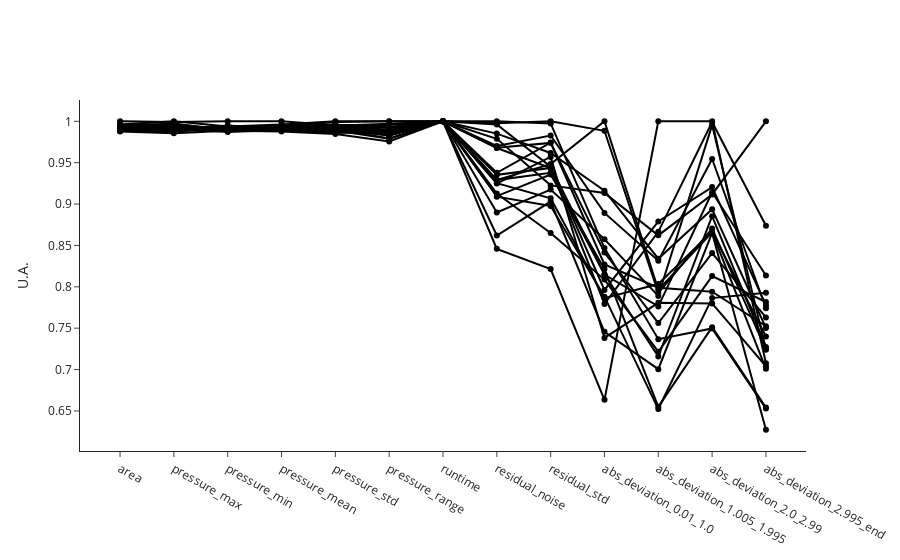

The notebook cell this image was saved under:
### Code cell
fig_train_features=ana.plot_features(indices = train_indices)
fig_train_features.update_layout(showlegend=False)
for trace in fig_train_features.data:
    trace.line.color = "black"
fig_train_features.write_image("dev/figures/fig_train_features.png", width=1100, height= 350, scale = 3)
fig_train_features.show()

### Figure 1 — Plotly figure (JSON) as saved in the notebook; plotly's stock layout.template omitted (floating-point values rounded to 4 significant figures)
{"data": [{"hovertemplate": "<b>index: </b>18<br><b>name: </b>210812_Pac--005<br><b>path: </b>C:/Users/Sandeep/Desktop/ExtractedSignals\\210812_Pac 2021-08-12 10-30-07\\210812_Pac--005.D<br><b>batch: </b>210812_Pac 2021-08-12 10-30-07<br><b>batch_position: </b>5<br><b>idle_time: </b>39.0<br><b>sample: </b>NaCl 0,9%<br><b>method: </b>SAA_411_Pac.M<br><b>timestamp: </b>2021-08-12 10:50:23<br><b>detector: </b>G1315C<br><b>pump: </b>G7110B<br><b>start_time: </b>2021-08-12 10:50:57<br><b>end_time: </b>2021-08-12 10:54:57<br><b>runtime: </b>239.7000000000036<br><b>x: </b>%{x}<br><b>y: </b>%{y}<extra></extra>", "line": {"color": "black"}, "mode": "markers+lines", "name": "210812_Pac--005 (NaCl 0,9%)", "text": "<b>index: </b>18<br><b>name: </b>210812_Pac--005<br><b>path: </b>C:/Users/Sandeep/Desktop/ExtractedSignals\\210812_Pac 2021-08-12 10-30-07\\210812_Pac--005.D<br><b>batch: </b>210812_Pac 2021-08-12 10-30-07<br><b>batch_position: </b>5<br><b>idle_time: </b>39.0<br><b>sample: </b>NaCl 0,9%<br><b>method: </b>SAA_411_Pac.M<br><b>timestamp: </b>2021-08-12 10:50:23<br><b>detector: </b>G1315C<br><b>pump: </b>G7110B<br><b>start_time: </b>2021-08-12 10:50:57<br><b>end_time: </b>2021-08-12 10:54:57<br><b>runtime: </b>239.7000000000036", "type": "scatter", "x": ["area", "pressure_max", "pressure_min", "pressure_mean", "pressure_std", "pressure_range", "runtime", "residual_noise", "residual_std", "abs_deviation_0.01_1.0", "abs_deviation_1.005_1.995", "abs_deviation_2.0_2.99", "abs_deviation_2.995_end"], "y": [1, 0.9993, 1, 1, 0.9953, 0.9918, 1, 0.9851, 0.9617, 0.9161, 0.834, 0.8938, 0.7502]}, {"hovertemplate": "<b>index: </b>19<br><b>name: </b>210812_Pac--006<br><b>path: </b>C:/Users/Sandeep/Desktop/ExtractedSignals\\210812_Pac 2021-08-12 10-30-07\\210812_Pac--006.D<br><b>batch: </b>210812_Pac 2021-08-12 10-30-07<br><b>batch_position: </b>6<br><b>idle_time: </b>39.0<br><b>sample: </b>Blank<br><b>method: </b>SAA_411_Pac.M<br><b>timestamp: </b>2021-08-12 10:55:02<br><b>detector: </b>G1315C<br><b>pump: </b>G7110B<br><b>start_time: </b>2021-08-12 10:55:36<br><b>end_time: </b>2021-08-12 10:59:36<br><b>runtime: </b>239.7000000000036<br><b>x: </b>%{x}<br><b>y: </b>%{y}<extra></extra>", "line": {"color": "black"}, "mode": "markers+lines", "name": "210812_Pac--006 (Blank)", "text": "<b>index: </b>19<br><b>name: </b>210812_Pac--006<br><b>path: </b>C:/Users/Sandeep/Desktop/ExtractedSignals\\210812_Pac 2021-08-12 10-30-07\\210812_Pac--006.D<br><b>batch: </b>210812_Pac 2021-08-12 10-30-07<br><b>batch_position: </b>6<br><b>idle_time: </b>39.0<br><b>sample: </b>Blank<br><b>method: </b>SAA_411_Pac.M<br><b>timestamp: </b>2021-08-12 10:55:02<br><b>detector: </b>G1315C<br><b>pump: </b>G7110B<br><b>start_time: </b>2021-08-12 10:55:36<br><b>end_time: </b>2021-08-12 10:59:36<br><b>runtime: </b>239.7000000000036", "type": "scatter", "x": ["area", "pressure_max", "pressure_min", "pressure_mean", "pressure_std", "pressure_range", "runtime", "residual_noise", "residual_std", "abs_deviation_0.01_1.0", "abs_deviation_1.005_1.995", "abs_deviation_2.0_2.99", "abs_deviation_2.995_end"], "y": [0.9959, 0.9968, 0.9901, 0.9959, 0.9948, 0.9969, 1, 0.9977, 1, 0.9885, 0.7925, 0.8703, 0.7242]}, {"hovertemplate": "<b>index: </b>20<br><b>name: </b>210812_Pac--007<br><b>path: </b>C:/Users/Sandeep/Desktop/ExtractedSignals\\210812_Pac 2021-08-12 10-30-07\\210812_Pac--007.D<br><b>batch: </b>210812_Pac 2021-08-12 10-30-07<br><b>batch_position: </b>7<br><b>idle_time: </b>39.0<br><b>sample: </b>0.025 mg/ml<br><b>method: </b>SAA_411_Pac.M<br><b>timestamp: </b>2021-08-12 10:59:41<br><b>detector: </b>G1315C<br><b>pump: </b>G7110B<br><b>start_time: </b>2021-08-12 11:00:15<br><b>end_time: </b>2021-08-12 11:04:15<br><b>runtime: </b>239.7000000000036<br><b>x: </b>%{x}<br><b>y: </b>%{y}<extra></extra>", "line": {"color": "black"}, "mode": "markers+lines", "name": "210812_Pac--007 (0.025 mg/ml)", "text": "<b>index: </b>20<br><b>name: </b>210812_Pac--007<br><b>path: </b>C:/Users/Sandeep/Desktop/ExtractedSignals\\210812_Pac 2021-08-12 10-30-07\\210812_Pac--007.D<br><b>batch: </b>210812_Pac 2021-08-12 10-30-07<br><b>batch_position: </b>7<br><b>idle_time: </b>39.0<br><b>sample: </b>0.025 mg/ml<br><b>method: </b>SAA_411_Pac.M<br><b>timestamp: </b>2021-08-12 10:59:41<br><b>detector: </b>G1315C<br><b>pump: </b>G7110B<br><b>start_time: </b>2021-08-12 11:00:15<br><b>end_time: </b>2021-08-12 11:04:15<br><b>runtime: </b>239.7000000000036", "type": "scatter", "x": ["area", "pressure_max", "pressure_min", "pressure_mean", "pressure_std", "pressure_range", "runtime", "residual_noise", "residual_std", "abs_deviation_0.01_1.0", "abs_deviation_1.005_1.995", "abs_deviation_2.0_2.99", "abs_deviation_2.995_end"], "y": [0.996, 1, 0.9937, 0.996, 1, 0.9997, 1, 0.9789, 0.9226, 0.9133, 0.8622, 0.9116, 1]}, {"hovertemplate": "<b>index: </b>21<br><b>name: </b>210812_Pac--008<br><b>path: </b>C:/Users/Sandeep/Desktop/ExtractedSignals\\210812_Pac 2021-08-12 10-30-07\\210812_Pac--008.D<br><b>batch: </b>210812_Pac 2021-08-12 10-30-07<br><b>batch_position: </b>8<br><b>idle_time: </b>39.0<br><b>sample: </b>Blank<br><b>method: </b>SAA_411_Pac.M<br><b>timestamp: </b>2021-08-12 11:04:20<br><b>detector: </b>G1315C<br><b>pump: </b>G7110B<br><b>start_time: </b>2021-08-12 11:04:54<br><b>end_time: </b>2021-08-12 11:08:54<br><b>runtime: </b>239.7000000000036<br><b>x: </b>%{x}<br><b>y: </b>%{y}<extra></extra>", "line": {"color": "black"}, "mode": "markers+lines", "name": "210812_Pac--008 (Blank)", "text": "<b>index: </b>21<br><b>name: </b>210812_Pac--008<br><b>path: </b>C:/Users/Sandeep/Desktop/ExtractedSignals\\210812_Pac 2021-08-12 10-30-07\\210812_Pac--008.D<br><b>batch: </b>210812_Pac 2021-08-12 10-30-07<br><b>batch_position: </b>8<br><b>idle_time: </b>39.0<br><b>sample: </b>Blank<br><b>method: </b>SAA_411_Pac.M<br><b>timestamp: </b>2021-08-12 11:04:20<br><b>detector: </b>G1315C<br><b>pump: </b>G7110B<br><b>start_time: </b>2021-08-12 11:04:54<br><b>end_time: </b>2021-08-12 11:08:54<br><b>runtime: </b>239.7000000000036", "type": "scatter", "x": ["area", "pressure_max", "pressure_min", "pressure_mean", "pressure_std", "pressure_range", "runtime", "residual_noise", "residual_std", "abs_deviation_0.01_1.0", "abs_deviation_1.005_1.995", "abs_deviation_2.0_2.99", "abs_deviation_2.995_end"], "y": [0.9939, 0.9931, 0.9901, 0.9939, 0.9937, 0.9896, 1, 1, 0.9974, 0.8468, 0.7367, 0.7497, 0.6528]}, {"hovertemplate": "<b>index: </b>22<br><b>name: </b>210812_Pac--009<br><b>path: </b>C:/Users/Sandeep/Desktop/ExtractedSignals\\210812_Pac 2021-08-12 10-30-07\\210812_Pac--009.D<br><b>batch: </b>210812_Pac 2021-08-12 10-30-07<br><b>batch_position: </b>9<br><b>idle_time: </b>38.0<br><b>sample: </b>210806/036 :10<br><b>method: </b>SAA_411_Pac.M<br><b>timestamp: </b>2021-08-12 11:08:59<br><b>detector: </b>G1315C<br><b>pump: </b>G7110B<br><b>start_time: </b>2021-08-12 11:09:32<br><b>end_time: </b>2021-08-12 11:13:32<br><b>runtime: </b>239.7000000000036<br><b>x: </b>%{x}<br><b>y: </b>%{y}<extra></extra>", "line": {"color": "black"}, "mode": "markers+lines", "name": "210812_Pac--009 (210806/036 :10)", "text": "<b>index: </b>22<br><b>name: </b>210812_Pac--009<br><b>path: </b>C:/Users/Sandeep/Desktop/ExtractedSignals\\210812_Pac 2021-08-12 10-30-07\\210812_Pac--009.D<br><b>batch: </b>210812_Pac 2021-08-12 10-30-07<br><b>batch_position: </b>9<br><b>idle_time: </b>38.0<br><b>sample: </b>210806/036 :10<br><b>method: </b>SAA_411_Pac.M<br><b>timestamp: </b>2021-08-12 11:08:59<br><b>detector: </b>G1315C<br><b>pump: </b>G7110B<br><b>start_time: </b>2021-08-12 11:09:32<br><b>end_time: </b>2021-08-12 11:13:32<br><b>runtime: </b>239.7000000000036", "type": "scatter", "x": ["area", "pressure_max", "pressure_min", "pressure_mean", "pressure_std", "pressure_range", "runtime", "residual_noise", "residual_std", "abs_deviation_0.01_1.0", "abs_deviation_1.005_1.995", "abs_deviation_2.0_2.99", "abs_deviation_2.995_end"], "y": [0.9934, 0.9975, 0.9884, 0.9935, 0.9991, 1, 1, 0.9677, 0.9435, 0.7793, 0.8664, 0.9992, 0.8737]}, {"hovertemplate": "<b>index: </b>23<br><b>name: </b>210812_Pac--010<br><b>path: </b>C:/Users/Sandeep/Desktop/ExtractedSignals\\210812_Pac 2021-08-12 10-30-07\\210812_Pac--010.D<br><b>batch: </b>210812_Pac 2021-08-12 10-30-07<br><b>batch_position: </b>10<br><b>idle_time: </b>39.0<br><b>sample: </b>210806/036 :10<br><b>method: </b>SAA_411_Pac.M<br><b>timestamp: </b>2021-08-12 11:13:37<br><b>detector: </b>G7110B<br><b>pump: </b>G7110B<br><b>start_time: </b>2021-08-12 11:14:11<br><b>end_time: </b>2021-08-12 11:18:11<br><b>runtime: </b>239.7000000000036<br><b>x: </b>%{x}<br><b>y: </b>%{y}<extra></extra>", "line": {"color": "black"}, "mode": "markers+lines", "name": "210812_Pac--010 (210806/036 :10)", "text": "<b>index: </b>23<br><b>name: </b>210812_Pac--010<br><b>path: </b>C:/Users/Sandeep/Desktop/ExtractedSignals\\210812_Pac 2021-08-12 10-30-07\\210812_Pac--010.D<br><b>batch: </b>210812_Pac 2021-08-12 10-30-07<br><b>batch_position: </b>10<br><b>idle_time: </b>39.0<br><b>sample: </b>210806/036 :10<br><b>method: </b>SAA_411_Pac.M<br><b>timestamp: </b>2021-08-12 11:13:37<br><b>detector: </b>G7110B<br><b>pump: </b>G7110B<br><b>start_time: </b>2021-08-12 11:14:11<br><b>end_time: </b>2021-08-12 11:18:11<br><b>runtime: </b>239.7000000000036", "type": "scatter", "x": ["area", "pressure_max", "pressure_min", "pressure_mean", "pressure_std", "pressure_range", "runtime", "residual_noise", "residual_std", "abs_deviation_0.01_1.0", "abs_deviation_1.005_1.995", "abs_deviation_2.0_2.99", "abs_deviation_2.995_end"], "y": [0.9924, 0.9931, 0.992, 0.9926, 0.9963, 0.9876, 1, 0.9681, 0.9739, 0.8269, 0.7989, 0.7941, 0.7523]}, {"hovertemplate": "<b>index: </b>24<br><b>name: </b>210812_Pac--011<br><b>path: </b>C:/Users/Sandeep/Desktop/ExtractedSignals\\210812_Pac 2021-08-12 10-30-07\\210812_Pac--011.D<br><b>batch: </b>210812_Pac 2021-08-12 10-30-07<br><b>batch_position: </b>11<br><b>idle_time: </b>39.0<br><b>sample: </b>210806/036 :10<br><b>method: </b>SAA_411_Pac.M<br><b>timestamp: </b>2021-08-12 11:18:16<br><b>detector: </b>G7110B<br><b>pump: </b>G7110B<br><b>start_time: </b>2021-08-12 11:18:50<br><b>end_time: </b>2021-08-12 11:22:50<br><b>runtime: </b>239.7000000000036<br><b>x: </b>%{x}<br><b>y: </b>%{y}<extra></extra>", "line": {"color": "black"}, "mode": "markers+lines", "name": "210812_Pac--011 (210806/036 :10)", "text": "<b>index: </b>24<br><b>name: </b>210812_Pac--011<br><b>path: </b>C:/Users/Sandeep/Desktop/ExtractedSignals\\210812_Pac 2021-08-12 10-30-07\\210812_Pac--011.D<br><b>batch: </b>210812_Pac 2021-08-12 10-30-07<br><b>batch_position: </b>11<br><b>idle_time: </b>39.0<br><b>sample: </b>210806/036 :10<br><b>method: </b>SAA_411_Pac.M<br><b>timestamp: </b>2021-08-12 11:18:16<br><b>detector: </b>G7110B<br><b>pump: </b>G7110B<br><b>start_time: </b>2021-08-12 11:18:50<br><b>end_time: </b>2021-08-12 11:22:50<br><b>runtime: </b>239.7000000000036", "type": "scatter", "x": ["area", "pressure_max", "pressure_min", "pressure_mean", "pressure_std", "pressure_range", "runtime", "residual_noise", "residual_std", "abs_deviation_0.01_1.0", "abs_deviation_1.005_1.995", "abs_deviation_2.0_2.99", "abs_deviation_2.995_end"], "y": [0.9924, 0.9931, 0.9901, 0.9924, 0.9948, 0.9896, 1, 0.9378, 0.9743, 0.8416, 0.7563, 0.8407, 0.763]}, {"hovertemplate": "<b>index: </b>25<br><b>name: </b>210812_Pac--012<br><b>path: </b>C:/Users/Sandeep/Desktop/ExtractedSignals\\210812_Pac 2021-08-12 10-30-07\\210812_Pac--012.D<br><b>batch: </b>210812_Pac 2021-08-12 10-30-07<br><b>batch_position: </b>12<br><b>idle_time: </b>39.0<br><b>sample: </b>Blank<br><b>method: </b>SAA_411_Pac.M<br><b>timestamp: </b>2021-08-12 11:22:55<br><b>detector: </b>G1315C<br><b>pump: </b>G7110B<br><b>start_time: </b>2021-08-12 11:23:29<br><b>end_time: </b>2021-08-12 11:27:29<br><b>runtime: </b>239.7000000000036<br><b>x: </b>%{x}<br><b>y: </b>%{y}<extra></extra>", "line": {"color": "black"}, "mode": "markers+lines", "name": "210812_Pac--012 (Blank)", "text": "<b>index: </b>25<br><b>name: </b>210812_Pac--012<br><b>path: </b>C:/Users/Sandeep/Desktop/ExtractedSignals\\210812_Pac 2021-08-12 10-30-07\\210812_Pac--012.D<br><b>batch: </b>210812_Pac 2021-08-12 10-30-07<br><b>batch_position: </b>12<br><b>idle_time: </b>39.0<br><b>sample: </b>Blank<br><b>method: </b>SAA_411_Pac.M<br><b>timestamp: </b>2021-08-12 11:22:55<br><b>detector: </b>G1315C<br><b>pump: </b>G7110B<br><b>start_time: </b>2021-08-12 11:23:29<br><b>end_time: </b>2021-08-12 11:27:29<br><b>runtime: </b>239.7000000000036", "type": "scatter", "x": ["area", "pressure_max", "pressure_min", "pressure_mean", "pressure_std", "pressure_range", "runtime", "residual_noise", "residual_std", "abs_deviation_0.01_1.0", "abs_deviation_1.005_1.995", "abs_deviation_2.0_2.99", "abs_deviation_2.995_end"], "y": [0.9907, 0.9931, 0.992, 0.9907, 0.9893, 0.9876, 1, 0.929, 0.9379, 0.8152, 0.7158, 0.8854, 0.7273]}, {"hovertemplate": "<b>index: </b>26<br><b>name: </b>210812_Pac--013<br><b>path: </b>C:/Users/Sandeep/Desktop/ExtractedSignals\\210812_Pac 2021-08-12 10-30-07\\210812_Pac--013.D<br><b>batch: </b>210812_Pac 2021-08-12 10-30-07<br><b>batch_position: </b>13<br><b>idle_time: </b>39.0<br><b>sample: </b>0.025 mg/ml<br><b>method: </b>SAA_411_Pac.M<br><b>timestamp: </b>2021-08-12 11:27:34<br><b>detector: </b>G1315C<br><b>pump: </b>G7110B<br><b>start_time: </b>2021-08-12 11:28:08<br><b>end_time: </b>2021-08-12 11:32:08<br><b>runtime: </b>239.7000000000036<br><b>x: </b>%{x}<br><b>y: </b>%{y}<extra></extra>", "line": {"color": "black"}, "mode": "markers+lines", "name": "210812_Pac--013 (0.025 mg/ml)", "text": "<b>index: </b>26<br><b>name: </b>210812_Pac--013<br><b>path: </b>C:/Users/Sandeep/Desktop/ExtractedSignals\\210812_Pac 2021-08-12 10-30-07\\210812_Pac--013.D<br><b>batch: </b>210812_Pac 2021-08-12 10-30-07<br><b>batch_position: </b>13<br><b>idle_time: </b>39.0<br><b>sample: </b>0.025 mg/ml<br><b>method: </b>SAA_411_Pac.M<br><b>timestamp: </b>2021-08-12 11:27:34<br><b>detector: </b>G1315C<br><b>pump: </b>G7110B<br><b>start_time: </b>2021-08-12 11:28:08<br><b>end_time: </b>2021-08-12 11:32:08<br><b>runtime: </b>239.7000000000036", "type": "scatter", "x": ["area", "pressure_max", "pressure_min", "pressure_mean", "pressure_std", "pressure_range", "runtime", "residual_noise", "residual_std", "abs_deviation_0.01_1.0", "abs_deviation_1.005_1.995", "abs_deviation_2.0_2.99", "abs_deviation_2.995_end"], "y": [0.9915, 0.9924, 0.9901, 0.9916, 0.9935, 0.9881, 1, 0.9248, 0.957, 0.7382, 0.7806, 0.7799, 0.704]}, {"hovertemplate": "<b>index: </b>27<br><b>name: </b>210812_Pac--014<br><b>path: </b>C:/Users/Sandeep/Desktop/ExtractedSignals\\210812_Pac 2021-08-12 10-30-07\\210812_Pac--014.D<br><b>batch: </b>210812_Pac 2021-08-12 10-30-07<br><b>batch_position: </b>14<br><b>idle_time: </b>38.0<br><b>sample: </b>Blank<br><b>method: </b>SAA_411_Pac.M<br><b>timestamp: </b>2021-08-12 11:32:13<br><b>detector: </b>G7110B<br><b>pump: </b>G7110B<br><b>start_time: </b>2021-08-12 11:32:46<br><b>end_time: </b>2021-08-12 11:36:47<br><b>runtime: </b>239.7000000000036<br><b>x: </b>%{x}<br><b>y: </b>%{y}<extra></extra>", "line": {"color": "black"}, "mode": "markers+lines", "name": "210812_Pac--014 (Blank)", "text": "<b>index: </b>27<br><b>name: </b>210812_Pac--014<br><b>path: </b>C:/Users/Sandeep/Desktop/ExtractedSignals\\210812_Pac 2021-08-12 10-30-07\\210812_Pac--014.D<br><b>batch: </b>210812_Pac 2021-08-12 10-30-07<br><b>batch_position: </b>14<br><b>idle_time: </b>38.0<br><b>sample: </b>Blank<br><b>method: </b>SAA_411_Pac.M<br><b>timestamp: </b>2021-08-12 11:32:13<br><b>detector: </b>G7110B<br><b>pump: </b>G7110B<br><b>start_time: </b>2021-08-12 11:32:46<br><b>end_time: </b>2021-08-12 11:36:47<br><b>runtime: </b>239.7000000000036", "type": "scatter", "x": ["area", "pressure_max", "pressure_min", "pressure_mean", "pressure_std", "pressure_range", "runtime", "residual_noise", "residual_std", "abs_deviation_0.01_1.0", "abs_deviation_1.005_1.995", "abs_deviation_2.0_2.99", "abs_deviation_2.995_end"], "y": [0.9907, 0.9906, 0.9884, 0.9907, 0.9861, 0.9862, 1, 0.9702, 0.9828, 0.8893, 0.8315, 0.9545, 0.7741]}, {"hovertemplate": "<b>index: </b>51<br><b>name: </b>210813_Pac--005<br><b>path: </b>C:/Users/Sandeep/Desktop/ExtractedSignals\\210813_Pac 2021-08-13 10-37-27\\210813_Pac--005.D<br><b>batch: </b>210813_Pac 2021-08-13 10-37-27<br><b>batch_position: </b>5<br><b>idle_time: </b>39.0<br><b>sample: </b>NaCl 0,9%<br><b>method: </b>SAA_411_Pac.M<br><b>timestamp: </b>2021-08-13 10:57:52<br><b>detector: </b>G7110B<br><b>pump: </b>G7110B<br><b>start_time: </b>2021-08-13 10:58:26<br><b>end_time: </b>2021-08-13 11:02:27<br><b>runtime: </b>239.7000000000036<br><b>x: </b>%{x}<br><b>y: </b>%{y}<extra></extra>", "line": {"color": "black"}, "mode": "markers+lines", "name": "210813_Pac--005 (NaCl 0,9%)", "text": "<b>index: </b>51<br><b>name: </b>210813_Pac--005<br><b>path: </b>C:/Users/Sandeep/Desktop/ExtractedSignals\\210813_Pac 2021-08-13 10-37-27\\210813_Pac--005.D<br><b>batch: </b>210813_Pac 2021-08-13 10-37-27<br><b>batch_position: </b>5<br><b>idle_time: </b>39.0<br><b>sample: </b>NaCl 0,9%<br><b>method: </b>SAA_411_Pac.M<br><b>timestamp: </b>2021-08-13 10:57:52<br><b>detector: </b>G7110B<br><b>pump: </b>G7110B<br><b>start_time: </b>2021-08-13 10:58:26<br><b>end_time: </b>2021-08-13 11:02:27<br><b>runtime: </b>239.7000000000036", "type": "scatter", "x": ["area", "pressure_max", "pressure_min", "pressure_mean", "pressure_std", "pressure_range", "runtime", "residual_noise", "residual_std", "abs_deviation_0.01_1.0", "abs_deviation_1.005_1.995", "abs_deviation_2.0_2.99", "abs_deviation_2.995_end"], "y": [0.9927, 0.995, 0.9901, 0.9928, 0.9959, 0.9932, 1, 0.9353, 0.9436, 0.7962, 0.879, 0.9205, 0.7777]}, {"hovertemplate": "<b>index: </b>52<br><b>name: </b>210813_Pac--006<br><b>path: </b>C:/Users/Sandeep/Desktop/ExtractedSignals\\210813_Pac 2021-08-13 10-37-27\\210813_Pac--006.D<br><b>batch: </b>210813_Pac 2021-08-13 10-37-27<br><b>batch_position: </b>6<br><b>idle_time: </b>38.0<br><b>sample: </b>Blank<br><b>method: </b>SAA_411_Pac.M<br><b>timestamp: </b>2021-08-13 11:02:31<br><b>detector: </b>G1315C<br><b>pump: </b>G7110B<br><b>start_time: </b>2021-08-13 11:03:05<br><b>end_time: </b>2021-08-13 11:07:06<br><b>runtime: </b>239.7000000000036<br><b>x: </b>%{x}<br><b>y: </b>%{y}<extra></extra>", "line": {"color": "black"}, "mode": "markers+lines", "name": "210813_Pac--006 (Blank)", "text": "<b>index: </b>52<br><b>name: </b>210813_Pac--006<br><b>path: </b>C:/Users/Sandeep/Desktop/ExtractedSignals\\210813_Pac 2021-08-13 10-37-27\\210813_Pac--006.D<br><b>batch: </b>210813_Pac 2021-08-13 10-37-27<br><b>batch_position: </b>6<br><b>idle_time: </b>38.0<br><b>sample: </b>Blank<br><b>method: </b>SAA_411_Pac.M<br><b>timestamp: </b>2021-08-13 11:02:31<br><b>detector: </b>G1315C<br><b>pump: </b>G7110B<br><b>start_time: </b>2021-08-13 11:03:05<br><b>end_time: </b>2021-08-13 11:07:06<br><b>runtime: </b>239.7000000000036", "type": "scatter", "x": ["area", "pressure_max", "pressure_min", "pressure_mean", "pressure_std", "pressure_range", "runtime", "residual_noise", "residual_std", "abs_deviation_0.01_1.0", "abs_deviation_1.005_1.995", "abs_deviation_2.0_2.99", "abs_deviation_2.995_end"], "y": [0.991, 0.9906, 0.995, 0.9911, 0.9911, 0.9794, 1, 0.9292, 0.9483, 1, 0.7963, 0.8657, 0.7009]}, {"hovertemplate": "<b>index: </b>53<br><b>name: </b>210813_Pac--007<br><b>path: </b>C:/Users/Sandeep/Desktop/ExtractedSignals\\210813_Pac 2021-08-13 10-37-27\\210813_Pac--007.D<br><b>batch: </b>210813_Pac 2021-08-13 10-37-27<br><b>batch_position: </b>7<br><b>idle_time: </b>38.0<br><b>sample: </b>0.025 mg/ml<br><b>method: </b>SAA_411_Pac.M<br><b>timestamp: </b>2021-08-13 11:07:10<br><b>detector: </b>G1315C<br><b>pump: </b>G7116B<br><b>start_time: </b>2021-08-13 11:07:44<br><b>end_time: </b>2021-08-13 11:11:45<br><b>runtime: </b>239.7000000000036<br><b>x: </b>%{x}<br><b>y: </b>%{y}<extra></extra>", "line": {"color": "black"}, "mode": "markers+lines", "name": "210813_Pac--007 (0.025 mg/ml)", "text": "<b>index: </b>53<br><b>name: </b>210813_Pac--007<br><b>path: </b>C:/Users/Sandeep/Desktop/ExtractedSignals\\210813_Pac 2021-08-13 10-37-27\\210813_Pac--007.D<br><b>batch: </b>210813_Pac 2021-08-13 10-37-27<br><b>batch_position: </b>7<br><b>idle_time: </b>38.0<br><b>sample: </b>0.025 mg/ml<br><b>method: </b>SAA_411_Pac.M<br><b>timestamp: </b>2021-08-13 11:07:10<br><b>detector: </b>G1315C<br><b>pump: </b>G7116B<br><b>start_time: </b>2021-08-13 11:07:44<br><b>end_time: </b>2021-08-13 11:11:45<br><b>runtime: </b>239.7000000000036", "type": "scatter", "x": ["area", "pressure_max", "pressure_min", "pressure_mean", "pressure_std", "pressure_range", "runtime", "residual_noise", "residual_std", "abs_deviation_0.01_1.0", "abs_deviation_1.005_1.995", "abs_deviation_2.0_2.99", "abs_deviation_2.995_end"], "y": [0.9914, 0.995, 0.9879, 0.9917, 0.9956, 0.9955, 1, 0.9961, 0.9453, 0.8147, 0.7763, 0.9143, 0.8136]}, {"hovertemplate": "<b>index: </b>54<br><b>name: </b>210813_Pac--008<br><b>path: </b>C:/Users/Sandeep/Desktop/ExtractedSignals\\210813_Pac 2021-08-13 10-37-27\\210813_Pac--008.D<br><b>batch: </b>210813_Pac 2021-08-13 10-37-27<br><b>batch_position: </b>8<br><b>idle_time: </b>38.0<br><b>sample: </b>Blank<br><b>method: </b>SAA_411_Pac.M<br><b>timestamp: </b>2021-08-13 11:11:49<br><b>detector: </b>G1315C<br><b>pump: </b>G7110B<br><b>start_time: </b>2021-08-13 11:12:23<br><b>end_time: </b>2021-08-13 11:16:23<br><b>runtime: </b>239.7000000000036<br><b>x: </b>%{x}<br><b>y: </b>%{y}<extra></extra>", "line": {"color": "black"}, "mode": "markers+lines", "name": "210813_Pac--008 (Blank)", "text": "<b>index: </b>54<br><b>name: </b>210813_Pac--008<br><b>path: </b>C:/Users/Sandeep/Desktop/ExtractedSignals\\210813_Pac 2021-08-13 10-37-27\\210813_Pac--008.D<br><b>batch: </b>210813_Pac 2021-08-13 10-37-27<br><b>batch_position: </b>8<br><b>idle_time: </b>38.0<br><b>sample: </b>Blank<br><b>method: </b>SAA_411_Pac.M<br><b>timestamp: </b>2021-08-13 11:11:49<br><b>detector: </b>G1315C<br><b>pump: </b>G7110B<br><b>start_time: </b>2021-08-13 11:12:23<br><b>end_time: </b>2021-08-13 11:16:23<br><b>runtime: </b>239.7000000000036", "type": "scatter", "x": ["area", "pressure_max", "pressure_min", "pressure_mean", "pressure_std", "pressure_range", "runtime", "residual_noise", "residual_std", "abs_deviation_0.01_1.0", "abs_deviation_1.005_1.995", "abs_deviation_2.0_2.99", "abs_deviation_2.995_end"], "y": [0.9894, 0.9909, 0.9871, 0.9894, 0.9864, 0.9881, 1, 0.8899, 0.9175, 0.8575, 0.789, 0.9954, 0.7244]}, {"hovertemplate": "<b>index: </b>55<br><b>name: </b>210813_Pac--009<br><b>path: </b>C:/Users/Sandeep/Desktop/ExtractedSignals\\210813_Pac 2021-08-13 10-37-27\\210813_Pac--009.D<br><b>batch: </b>210813_Pac 2021-08-13 10-37-27<br><b>batch_position: </b>9<br><b>idle_time: </b>39.0<br><b>sample: </b>210812/004 :20<br><b>method: </b>SAA_411_Pac.M<br><b>timestamp: </b>2021-08-13 11:16:28<br><b>detector: </b>G1315C<br><b>pump: </b>G7110B<br><b>start_time: </b>2021-08-13 11:17:02<br><b>end_time: </b>2021-08-13 11:21:03<br><b>runtime: </b>239.7000000000036<br><b>x: </b>%{x}<br><b>y: </b>%{y}<extra></extra>", "line": {"color": "black"}, "mode": "markers+lines", "name": "210813_Pac--009 (210812/004 :20)", "text": "<b>index: </b>55<br><b>name: </b>210813_Pac--009<br><b>path: </b>C:/Users/Sandeep/Desktop/ExtractedSignals\\210813_Pac 2021-08-13 10-37-27\\210813_Pac--009.D<br><b>batch: </b>210813_Pac 2021-08-13 10-37-27<br><b>batch_position: </b>9<br><b>idle_time: </b>39.0<br><b>sample: </b>210812/004 :20<br><b>method: </b>SAA_411_Pac.M<br><b>timestamp: </b>2021-08-13 11:16:28<br><b>detector: </b>G1315C<br><b>pump: </b>G7110B<br><b>start_time: </b>2021-08-13 11:17:02<br><b>end_time: </b>2021-08-13 11:21:03<br><b>runtime: </b>239.7000000000036", "type": "scatter", "x": ["area", "pressure_max", "pressure_min", "pressure_mean", "pressure_std", "pressure_range", "runtime", "residual_noise", "residual_std", "abs_deviation_0.01_1.0", "abs_deviation_1.005_1.995", "abs_deviation_2.0_2.99", "abs_deviation_2.995_end"], "y": [0.9905, 0.9916, 0.9901, 0.9906, 0.993, 0.9864, 1, 0.8459, 0.8215, 0.6634, 1, 1, 0.7076]}, {"hovertemplate": "<b>index: </b>56<br><b>name: </b>210813_Pac--010<br><b>path: </b>C:/Users/Sandeep/Desktop/ExtractedSignals\\210813_Pac 2021-08-13 10-37-27\\210813_Pac--010.D<br><b>batch: </b>210813_Pac 2021-08-13 10-37-27<br><b>batch_position: </b>10<br><b>idle_time: </b>38.0<br><b>sample: </b>210812/004 :20<br><b>method: </b>SAA_411_Pac.M<br><b>timestamp: </b>2021-08-13 11:21:08<br><b>detector: </b>G1315C<br><b>pump: </b>G7110B<br><b>start_time: </b>2021-08-13 11:21:41<br><b>end_time: </b>2021-08-13 11:25:42<br><b>runtime: </b>239.7000000000036<br><b>x: </b>%{x}<br><b>y: </b>%{y}<extra></extra>", "line": {"color": "black"}, "mode": "markers+lines", "name": "210813_Pac--010 (210812/004 :20)", "text": "<b>index: </b>56<br><b>name: </b>210813_Pac--010<br><b>path: </b>C:/Users/Sandeep/Desktop/ExtractedSignals\\210813_Pac 2021-08-13 10-37-27\\210813_Pac--010.D<br><b>batch: </b>210813_Pac 2021-08-13 10-37-27<br><b>batch_position: </b>10<br><b>idle_time: </b>38.0<br><b>sample: </b>210812/004 :20<br><b>method: </b>SAA_411_Pac.M<br><b>timestamp: </b>2021-08-13 11:21:08<br><b>detector: </b>G1315C<br><b>pump: </b>G7110B<br><b>start_time: </b>2021-08-13 11:21:41<br><b>end_time: </b>2021-08-13 11:25:42<br><b>runtime: </b>239.7000000000036", "type": "scatter", "x": ["area", "pressure_max", "pressure_min", "pressure_mean", "pressure_std", "pressure_range", "runtime", "residual_noise", "residual_std", "abs_deviation_0.01_1.0", "abs_deviation_1.005_1.995", "abs_deviation_2.0_2.99", "abs_deviation_2.995_end"], "y": [0.989, 0.9898, 0.9901, 0.989, 0.9916, 0.9828, 1, 0.9089, 0.8978, 0.7881, 0.6523, 0.7864, 0.7927]}, {"hovertemplate": "<b>index: </b>57<br><b>name: </b>210813_Pac--011<br><b>path: </b>C:/Users/Sandeep/Desktop/ExtractedSignals\\210813_Pac 2021-08-13 10-37-27\\210813_Pac--011.D<br><b>batch: </b>210813_Pac 2021-08-13 10-37-27<br><b>batch_position: </b>11<br><b>idle_time: </b>39.0<br><b>sample: </b>210812/004 :20<br><b>method: </b>SAA_411_Pac.M<br><b>timestamp: </b>2021-08-13 11:25:46<br><b>detector: </b>G1315C<br><b>pump: </b>G7110B<br><b>start_time: </b>2021-08-13 11:26:21<br><b>end_time: </b>2021-08-13 11:30:21<br><b>runtime: </b>239.7000000000036<br><b>x: </b>%{x}<br><b>y: </b>%{y}<extra></extra>", "line": {"color": "black"}, "mode": "markers+lines", "name": "210813_Pac--011 (210812/004 :20)", "text": "<b>index: </b>57<br><b>name: </b>210813_Pac--011<br><b>path: </b>C:/Users/Sandeep/Desktop/ExtractedSignals\\210813_Pac 2021-08-13 10-37-27\\210813_Pac--011.D<br><b>batch: </b>210813_Pac 2021-08-13 10-37-27<br><b>batch_position: </b>11<br><b>idle_time: </b>39.0<br><b>sample: </b>210812/004 :20<br><b>method: </b>SAA_411_Pac.M<br><b>timestamp: </b>2021-08-13 11:25:46<br><b>detector: </b>G1315C<br><b>pump: </b>G7110B<br><b>start_time: </b>2021-08-13 11:26:21<br><b>end_time: </b>2021-08-13 11:30:21<br><b>runtime: </b>239.7000000000036", "type": "scatter", "x": ["area", "pressure_max", "pressure_min", "pressure_mean", "pressure_std", "pressure_range", "runtime", "residual_noise", "residual_std", "abs_deviation_0.01_1.0", "abs_deviation_1.005_1.995", "abs_deviation_2.0_2.99", "abs_deviation_2.995_end"], "y": [0.9902, 0.9916, 0.9937, 0.9903, 0.9904, 0.9828, 1, 0.9127, 0.8651, 0.8087, 0.7216, 0.813, 0.7817]}, {"hovertemplate": "<b>index: </b>58<br><b>name: </b>210813_Pac--012<br><b>path: </b>C:/Users/Sandeep/Desktop/ExtractedSignals\\210813_Pac 2021-08-13 10-37-27\\210813_Pac--012.D<br><b>batch: </b>210813_Pac 2021-08-13 10-37-27<br><b>batch_position: </b>12<br><b>idle_time: </b>38.0<br><b>sample: </b>Blank<br><b>method: </b>SAA_411_Pac.M<br><b>timestamp: </b>2021-08-13 11:30:26<br><b>detector: </b>G1315C<br><b>pump: </b>G7110B<br><b>start_time: </b>2021-08-13 11:30:59<br><b>end_time: </b>2021-08-13 11:34:59<br><b>runtime: </b>239.7000000000036<br><b>x: </b>%{x}<br><b>y: </b>%{y}<extra></extra>", "line": {"color": "black"}, "mode": "markers+lines", "name": "210813_Pac--012 (Blank)", "text": "<b>index: </b>58<br><b>name: </b>210813_Pac--012<br><b>path: </b>C:/Users/Sandeep/Desktop/ExtractedSignals\\210813_Pac 2021-08-13 10-37-27\\210813_Pac--012.D<br><b>batch: </b>210813_Pac 2021-08-13 10-37-27<br><b>batch_position: </b>12<br><b>idle_time: </b>38.0<br><b>sample: </b>Blank<br><b>method: </b>SAA_411_Pac.M<br><b>timestamp: </b>2021-08-13 11:30:26<br><b>detector: </b>G1315C<br><b>pump: </b>G7110B<br><b>start_time: </b>2021-08-13 11:30:59<br><b>end_time: </b>2021-08-13 11:34:59<br><b>runtime: </b>239.7000000000036", "type": "scatter", "x": ["area", "pressure_max", "pressure_min", "pressure_mean", "pressure_std", "pressure_range", "runtime", "residual_noise", "residual_std", "abs_deviation_0.01_1.0", "abs_deviation_1.005_1.995", "abs_deviation_2.0_2.99", "abs_deviation_2.995_end"], "y": [0.9884, 0.9878, 0.9901, 0.9885, 0.9888, 0.9788, 1, 0.9252, 0.907, 0.7863, 0.8034, 0.8666, 0.7399]}, {"hovertemplate": "<b>index: </b>59<br><b>name: </b>210813_Pac--013<br><b>path: </b>C:/Users/Sandeep/Desktop/ExtractedSignals\\210813_Pac 2021-08-13 10-37-27\\210813_Pac--013.D<br><b>batch: </b>210813_Pac 2021-08-13 10-37-27<br><b>batch_position: </b>13<br><b>idle_time: </b>39.0<br><b>sample: </b>0.025 mg/ml<br><b>method: </b>SAA_411_Pac.M<br><b>timestamp: </b>2021-08-13 11:35:04<br><b>detector: </b>G1315C<br><b>pump: </b>G7110B<br><b>start_time: </b>2021-08-13 11:35:38<br><b>end_time: </b>2021-08-13 11:39:38<br><b>runtime: </b>239.7000000000036<br><b>x: </b>%{x}<br><b>y: </b>%{y}<extra></extra>", "line": {"color": "black"}, "mode": "markers+lines", "name": "210813_Pac--013 (0.025 mg/ml)", "text": "<b>index: </b>59<br><b>name: </b>210813_Pac--013<br><b>path: </b>C:/Users/Sandeep/Desktop/ExtractedSignals\\210813_Pac 2021-08-13 10-37-27\\210813_Pac--013.D<br><b>batch: </b>210813_Pac 2021-08-13 10-37-27<br><b>batch_position: </b>13<br><b>idle_time: </b>39.0<br><b>sample: </b>0.025 mg/ml<br><b>method: </b>SAA_411_Pac.M<br><b>timestamp: </b>2021-08-13 11:35:04<br><b>detector: </b>G1315C<br><b>pump: </b>G7110B<br><b>start_time: </b>2021-08-13 11:35:38<br><b>end_time: </b>2021-08-13 11:39:38<br><b>runtime: </b>239.7000000000036", "type": "scatter", "x": ["area", "pressure_max", "pressure_min", "pressure_mean", "pressure_std", "pressure_range", "runtime", "residual_noise", "residual_std", "abs_deviation_0.01_1.0", "abs_deviation_1.005_1.995", "abs_deviation_2.0_2.99", "abs_deviation_2.995_end"], "y": [0.9893, 0.9906, 0.9901, 0.9894, 0.9924, 0.9845, 1, 0.862, 0.903, 0.7456, 0.7005, 0.8651, 0.6273]}, {"hovertemplate": "<b>index: </b>60<br><b>name: </b>210813_Pac--014<br><b>path: </b>C:/Users/Sandeep/Desktop/ExtractedSignals\\210813_Pac 2021-08-13 10-37-27\\210813_Pac--014.D<br><b>batch: </b>210813_Pac 2021-08-13 10-37-27<br><b>batch_position: </b>14<br><b>idle_time: </b>38.0<br><b>sample: </b>Blank<br><b>method: </b>SAA_411_Pac.M<br><b>timestamp: </b>2021-08-13 11:39:43<br><b>detector: </b>G1315C<br><b>pump: </b>G7110B<br><b>start_time: </b>2021-08-13 11:40:16<br><b>end_time: </b>2021-08-13 11:44:17<br><b>runtime: </b>239.7000000000036<br><b>x: </b>%{x}<br><b>y: </b>%{y}<extra></extra>", "line": {"color": "black"}, "mode": "markers+lines", "name": "210813_Pac--014 (Blank)", "text": "<b>index: </b>60<br><b>name: </b>210813_Pac--014<br><b>path: </b>C:/Users/Sandeep/Desktop/ExtractedSignals\\210813_Pac 2021-08-13 10-37-27\\210813_Pac--014.D<br><b>batch: </b>210813_Pac 2021-08-13 10-37-27<br><b>batch_position: </b>14<br><b>idle_time: </b>38.0<br><b>sample: </b>Blank<br><b>method: </b>SAA_411_Pac.M<br><b>timestamp: </b>2021-08-13 11:39:43<br><b>detector: </b>G1315C<br><b>pump: </b>G7110B<br><b>start_time: </b>2021-08-13 11:40:16<br><b>end_time: </b>2021-08-13 11:44:17<br><b>runtime: </b>239.7000000000036", "type": "scatter", "x": ["area", "pressure_max", "pressure_min", "pressure_mean", "pressure_std", "pressure_range", "runtime", "residual_noise", "residual_std", "abs_deviation_0.01_1.0", "abs_deviation_1.005_1.995", "abs_deviation_2.0_2.99", "abs_deviation_2.995_end"], "y": [0.9876, 0.9855, 0.9884, 0.9876, 0.9845, 0.9757, 1, 0.9096, 0.9357, 0.8214, 0.655, 0.7512, 0.6541]}], "layout": {"showlegend": false, "xaxis": {"title": {}}, "yaxis": {"title": {"text": "U.A."}}}}
